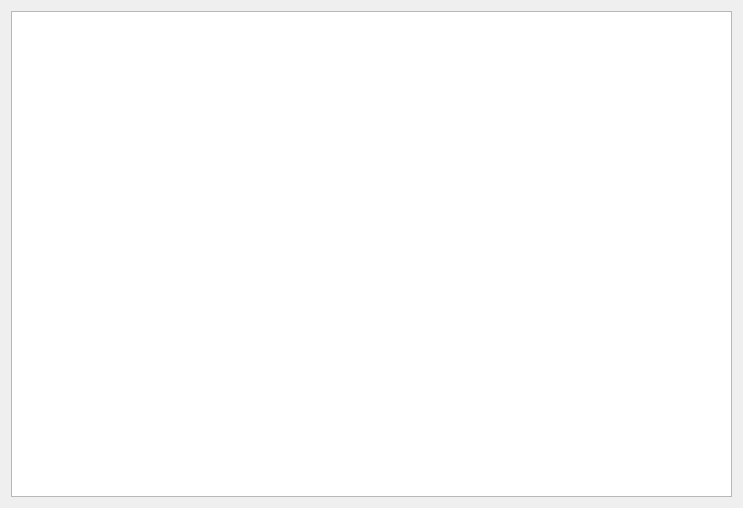
<?xml version="1.0" encoding="UTF-8"?>
<ui version="4.0">
 <class>PageOffer_Summary</class>
 <widget class="QWizardPage" name="PageOffer_Summary">
  <property name="geometry">
   <rect>
    <x>0</x>
    <y>0</y>
    <width>743</width>
    <height>508</height>
   </rect>
  </property>
  <property name="sizePolicy">
   <sizepolicy hsizetype="Fixed" vsizetype="Fixed">
    <horstretch>0</horstretch>
    <verstretch>0</verstretch>
   </sizepolicy>
  </property>
  <property name="minimumSize">
   <size>
    <width>743</width>
    <height>508</height>
   </size>
  </property>
  <property name="maximumSize">
   <size>
    <width>743</width>
    <height>508</height>
   </size>
  </property>
  <property name="windowTitle">
   <string>WizardPage</string>
  </property>
  <layout class="QHBoxLayout" name="horizontalLayout">
   <item>
    <widget class="QPlainTextEdit" name="plainTextEdit"/>
   </item>
  </layout>
 </widget>
 <resources/>
 <connections/>
</ui>
